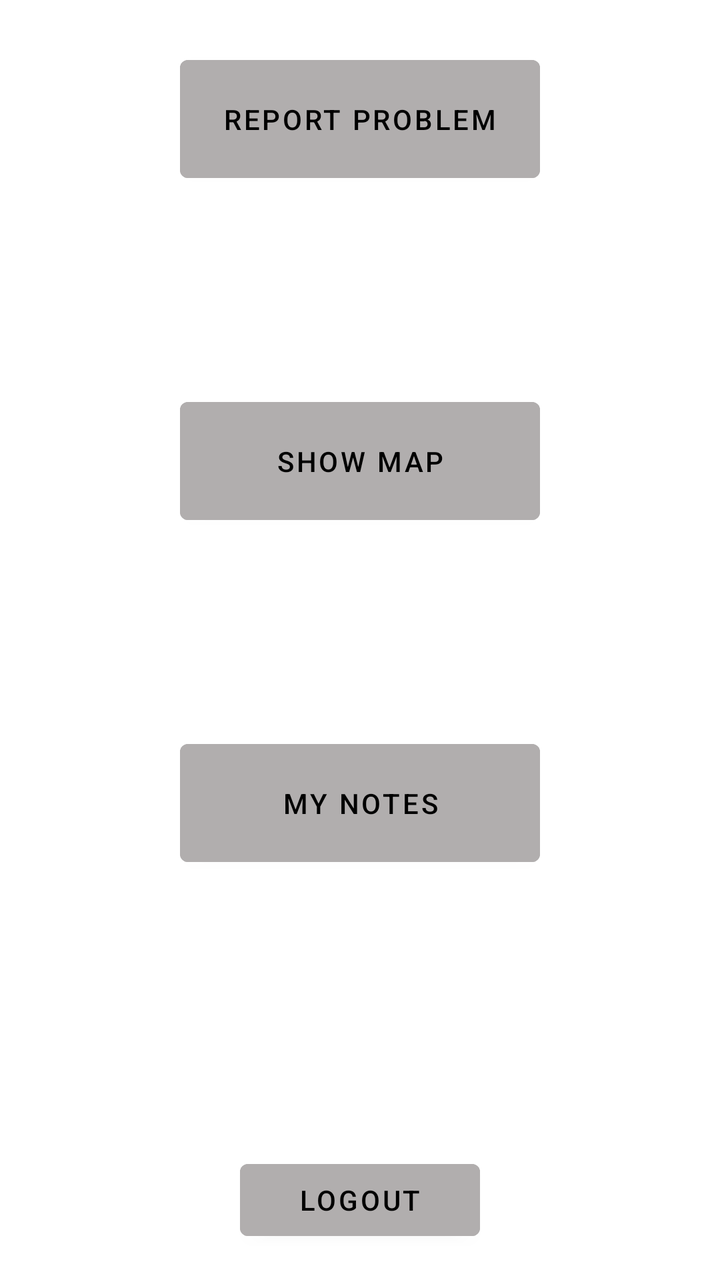
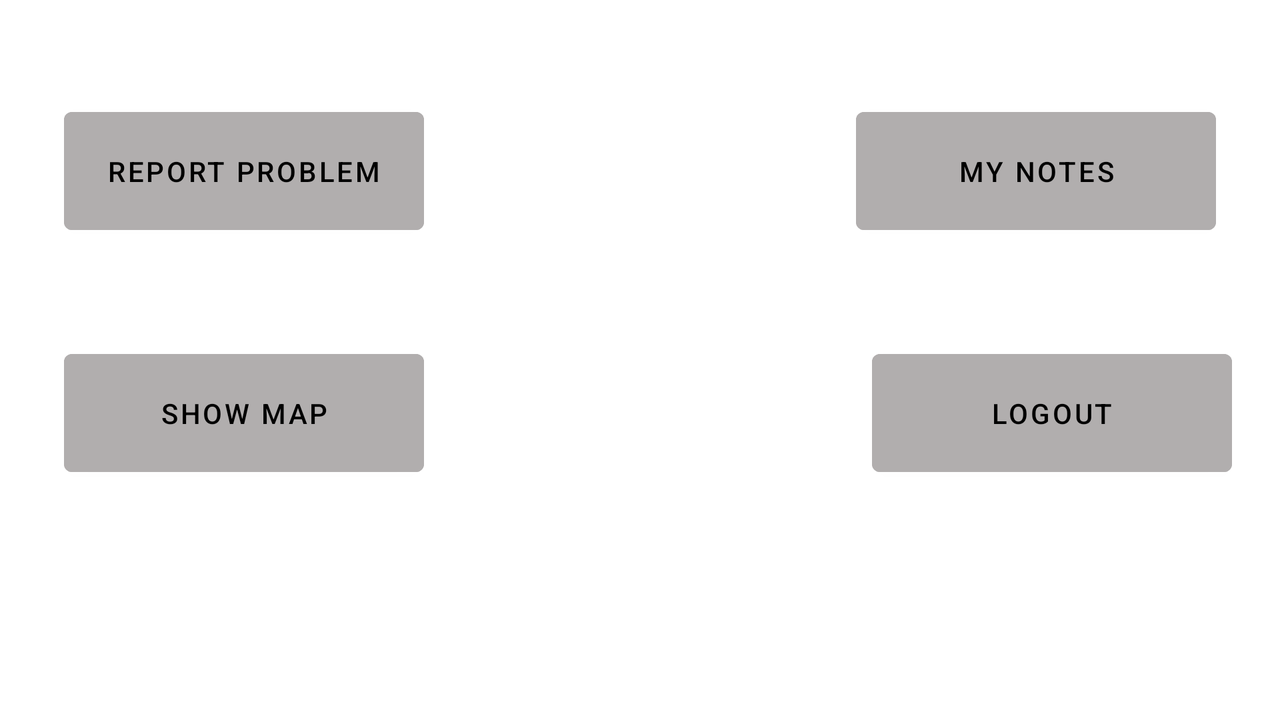

Compare how this app lays out the same screen by default and in its alternative resource folder. The renders come first, then the two layout files and the values they reference.
<!-- AndroidManifest.xml: application theme Theme.CM -->
<!-- res/layout/activity_menu_logado.xml -->
<?xml version="1.0" encoding="utf-8"?>
<androidx.constraintlayout.widget.ConstraintLayout xmlns:android="http://schemas.android.com/apk/res/android"
    xmlns:app="http://schemas.android.com/apk/res-auto"
    xmlns:tools="http://schemas.android.com/tools"
    android:layout_width="match_parent"
    android:layout_height="match_parent"
    tools:context=".MenuLogado">


    <Button
        android:id="@+id/button2"
        android:layout_width="180dp"
        android:layout_height="71dp"
        android:layout_marginTop="100dp"
        android:backgroundTint="#B1AEAE"
        android:onClick="vermapa"
        android:text="@string/Mapa"
        android:textColor="#000000"
        app:layout_constraintEnd_toEndOf="parent"
        app:layout_constraintHorizontal_bias="0.5"
        app:layout_constraintStart_toStartOf="parent"
        app:layout_constraintTop_toBottomOf="@+id/buttonOccor" />

    <Button
        android:id="@+id/buttonOccor"
        android:layout_width="180dp"
        android:layout_height="71dp"
        android:layout_marginTop="24dp"
        android:backgroundTint="#B1AEAE"
        android:text="@string/Reportar"
        android:textColor="#000000"
        app:layout_constraintEnd_toEndOf="parent"
        app:layout_constraintHorizontal_bias="0.5"
        app:layout_constraintStart_toStartOf="parent"
        app:layout_constraintTop_toTopOf="parent" />

    <Button
        android:id="@+id/button3"
        android:layout_width="120dp"
        android:layout_height="wrap_content"
        android:layout_marginBottom="16dp"
        android:backgroundTint="#B1AEAE"
        android:onClick="logout"
        android:text="@string/Logout"
        android:textColor="#000000"
        app:layout_constraintBottom_toBottomOf="parent"
        app:layout_constraintEnd_toEndOf="parent"
        app:layout_constraintHorizontal_bias="0.5"
        app:layout_constraintStart_toStartOf="parent" />

    <Button
        android:id="@+id/button5"
        android:layout_width="180dp"
        android:layout_height="71dp"
        android:layout_marginTop="100dp"
        android:backgroundTint="#B1AEAE"
        android:onClick="myNotes"
        android:text="@string/MinhasNotas"
        android:textColor="#000000"
        app:layout_constraintEnd_toEndOf="parent"
        app:layout_constraintHorizontal_bias="0.5"
        app:layout_constraintStart_toStartOf="parent"
        app:layout_constraintTop_toBottomOf="@+id/button2" />

</androidx.constraintlayout.widget.ConstraintLayout>
<!-- resources referenced by this layout -->
<resources>
  <string name="Logout">Logout</string>
  <string name="Mapa">Show Map</string>
  <string name="MinhasNotas">My Notes</string>
  <string name="Reportar">Report Problem</string>
  <style name="Theme.CM" parent="Theme.MaterialComponents.DayNight.DarkActionBar">
          
          <item name="colorPrimary">@color/purple_500</item>
          <item name="colorPrimaryVariant">@color/purple_700</item>
          <item name="colorOnPrimary">@color/white</item>
          
          <item name="colorSecondary">@color/teal_200</item>
          <item name="colorSecondaryVariant">@color/teal_700</item>
          <item name="colorOnSecondary">@color/black</item>
          
          <item name="android:statusBarColor" tools:targetApi="l">?attr/colorPrimaryVariant</item>
          
      </style>
</resources>
<!-- res/layout-land/activity_menu_logado.xml (the repository's variant of the layout above) -->
<!-- drawn on the phone turned sideways -->
<?xml version="1.0" encoding="utf-8"?>
<androidx.constraintlayout.widget.ConstraintLayout xmlns:android="http://schemas.android.com/apk/res/android"
    xmlns:app="http://schemas.android.com/apk/res-auto"
    xmlns:tools="http://schemas.android.com/tools"
    android:layout_width="match_parent"
    android:layout_height="match_parent"
    tools:context=".MenuLogado">


    <Button
        android:id="@+id/button2"
        android:layout_width="180dp"
        android:layout_height="71dp"
        android:layout_marginStart="32dp"
        android:layout_marginTop="50dp"
        android:backgroundTint="#B1AEAE"
        android:onClick="vermapa"
        android:text="@string/Mapa"
        android:textColor="#000000"
        app:layout_constraintStart_toStartOf="parent"
        app:layout_constraintTop_toBottomOf="@+id/buttonOccor" />

    <Button
        android:id="@+id/buttonOccor"
        android:layout_width="180dp"
        android:layout_height="71dp"
        android:layout_marginStart="32dp"
        android:layout_marginTop="50dp"
        android:backgroundTint="#B1AEAE"
        android:text="@string/Reportar"
        android:textColor="#000000"
        app:layout_constraintStart_toStartOf="parent"
        app:layout_constraintTop_toTopOf="parent" />

    <Button
        android:id="@+id/button3"
        android:layout_width="180dp"
        android:layout_height="71dp"
        android:layout_marginTop="50dp"
        android:layout_marginEnd="24dp"
        android:backgroundTint="#B1AEAE"
        android:onClick="logout"
        android:text="@string/Logout"
        android:textColor="#000000"
        app:layout_constraintEnd_toEndOf="parent"
        app:layout_constraintTop_toBottomOf="@+id/button5" />

    <Button
        android:id="@+id/button5"
        android:layout_width="180dp"
        android:layout_height="71dp"
        android:layout_marginTop="50dp"
        android:layout_marginEnd="32dp"
        android:backgroundTint="#B1AEAE"
        android:onClick="myNotes"
        android:text="@string/MinhasNotas"
        android:textColor="#000000"
        app:layout_constraintEnd_toEndOf="parent"
        app:layout_constraintTop_toTopOf="parent" />

</androidx.constraintlayout.widget.ConstraintLayout>
